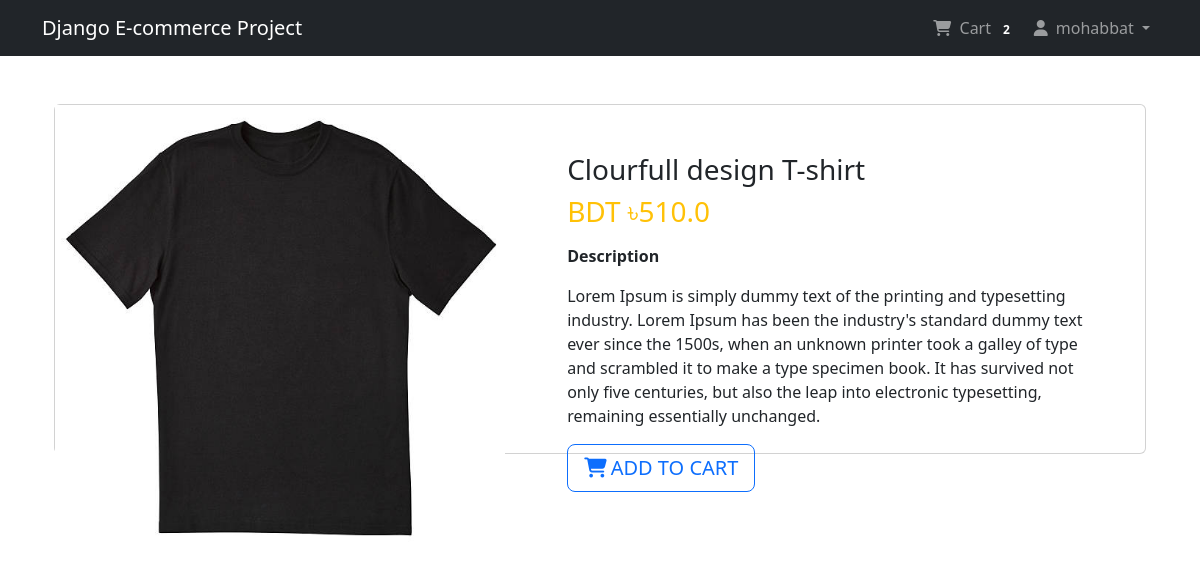
Page /Shop/pro-detials/5/ (signed in) on the committed database.
### app_login/models.py (models this page shows, shortened)
class User(AbstractBaseUser, PermissionsMixin):
    email = models.EmailField(unique=True, null=False)
    is_staff = models.BooleanField(
        gettext_lazy('staff status'),
        default=False,
        help_text = gettext_lazy('Designates whether the use can log in this site')
    )
    is_active = models.BooleanField(
        gettext_lazy('active'),
        default = True,
        help_text = gettext_lazy('Designate whether this user should be treated as active, Unselect this instead of deleting accounts'),
    )
    USERNAME_FIELD = 'email'
    objects = MyUserManager()

class Profile(models.Model):
    user = models.OneToOneField(User, on_delete=models.CASCADE, related_name="profile")
    username = models.CharField(max_length=264, blank=True)
    full_name = models.CharField(max_length=264, blank=True, null=True)
    address = models.TextField(max_length=300, blank=True)
    city = models.CharField(max_length=40, blank=True)
    zip_code = models.CharField(max_length=10, blank=True)
    country = models.CharField(max_length=50, blank=True)
    phone = models.CharField(max_length= 20, blank=True)
    date_joined = models.DateTimeField(auto_now_add=True)

### app_order/models.py (models this page shows, shortened)
class Order(models.Model):
    orderitems = models.ManyToManyField(Cart)
    user = models.ForeignKey(settings.AUTH_USER_MODEL, on_delete=models.CASCADE)
    ordered = models.BooleanField(default=False)
    created = models.DateTimeField(auto_now_add=True)
    paymentId = models.CharField(max_length=264, blank=True, null=True)
    orderId = models.CharField(max_length=200, blank=True, null=True)

### app_shop/models.py (models this page shows, shortened)
class Product(models.Model):
    mainimage = models.ImageField(upload_to='Products')
    name = models.CharField(max_length=264)
    category = models.ForeignKey(Category, on_delete=models.CASCADE, related_name="category")
    preview_text = models.TextField(max_length=200, verbose_name="Preview Text")
    details_text = models.TextField(max_length=1000, verbose_name="description")
    price = models.FloatField()
    old_price = models.FloatField(default=0.00)
    created = models.DateTimeField(auto_now_add=True)
    class Meta:
        ordering = ['-created', ]

### app_shop/views.py (the view)
# urls.py: path('pro-detials/<pk>/', views.ProductDetials.as_view(), name="product_detials"),
class ProductDetials(LoginRequiredMixin, DetailView):
    model = Product
    template_name = 'app_shop/product_details.html'

### app_order/templatetags/cart_tag.py (called while the page is built)
@register.filter
def cart_total(user):
    order = Order.objects.filter(user=user, ordered=False)
    if order.exists():
        return order[0].orderitems.count()
    else:
        return 0

### templates/app_shop/product_details.html (shortened to what this page needs)
{% extends 'base.html' %}
{% block content %}
<div class="container my-5">
    <div class="card">
        <div class="row">
            <aside class="col-sm-5 border-right">
                <article class="gallery-wrap">
                    <div class="img-big-wrap">
                        <div>
                            <a href=""><img src="/media/{{object.mainimage}}" style="width: 450px;"></a>
                        </div>
                    </div>
                </article>
            </aside>
            <aside class="col-lg-7">
                <article class="card-body p-5">
                    <h3 class="title mp3">{{object.name}}</h3>
                    <p class="price-detail-wrap">
                        <span class="price h3 text-warning">
                            <span class="currency">BDT &#2547;</span><span class="num">{{object.price}}</span>
                        </span>
                    </p>
                    <dl class="item-property">
                        <dt>Description</dt>
                        <dd><p>{{object.details_text|linebreaks}}</p></dd>
                    </dl>
                    <a href="{% url 'app_order:add' pk=object.pk %}" class="btn btn-lg btn-outline-primary text-uppercase"><i class="fa-solid fa-cart-shopping me-1"></i>Add to cart</a>
                </article>
            </aside>
        </div>
    </div>
</div>
{% endblock %}

### templates/navbar.html (shortened to what this page needs)
{% load cart_tag %}
<nav class="navbar navbar-expand-lg navbar-dark bg-dark">
    <div class="container">
        <a href="{% url 'app_shop:home' %}" class="navbar-brand">Django E-commerce Project</a>
        <div class="collapse navbar-collapse" id="navbarNav">
            <ul class="navbar-nav ms-auto">
                {% if request.user.is_authenticated %}
                <li class="nav-item">
                    <a class="nav-link" href="{% url 'app_order:cart' %}">
                        <i class="fa-solid fa-cart-shopping me-1"></i> Cart
                        <span class="badge badge-light">{{ request.user | cart_total }}</span>
                    </a>
                </li>
                <li class="nav-item dropdown">
                    <a class="nav-link dropdown-toggle" href="#" id="profileDropdown" role="button"
                       data-bs-toggle="dropdown" aria-expanded="false">
                        <i class="fa-solid fa-user me-1"></i> {{request.user.profile.username}}
                    </a>
                </li>
                {% else %}
                    <li class="nav-item">
                        <a class="nav-link btn btn-outline-primary ms-3 px-3 py-1" href="{% url 'app_login:login' %}">
                            <i class="fa-solid fa-right-to-bracket me-1"></i> Login
                        </a>
                    </li>
                {% endif %}
            </ul>
        </div>
    </div>
</nav>

### static/css/main.css (style rules this page uses)
.gallery-wrap .img-big-wrap img { height: 450px; width: auto; display: inline-block; cursor: zoom-in; }

### templates/base.html (style rules this page uses)
.card { height: 350px; }

### rows in the picture
User: user|cart_total "2", user.profile.username "mohabbat"
Product: mainimage (picture), name "Clourfull design T-shirt", price "510.0", details_text "Lorem Ipsum is simply dummy text of the printing and typesetting industry. Lorem Ipsum has been the industry's standard dummy text ever since the 1500s, when an unknown printer took a galley of type and scrambled it to make a type specimen book. It has survived not only five centuries, but also the leap into electronic typesetting, remaining essentially unchanged."
